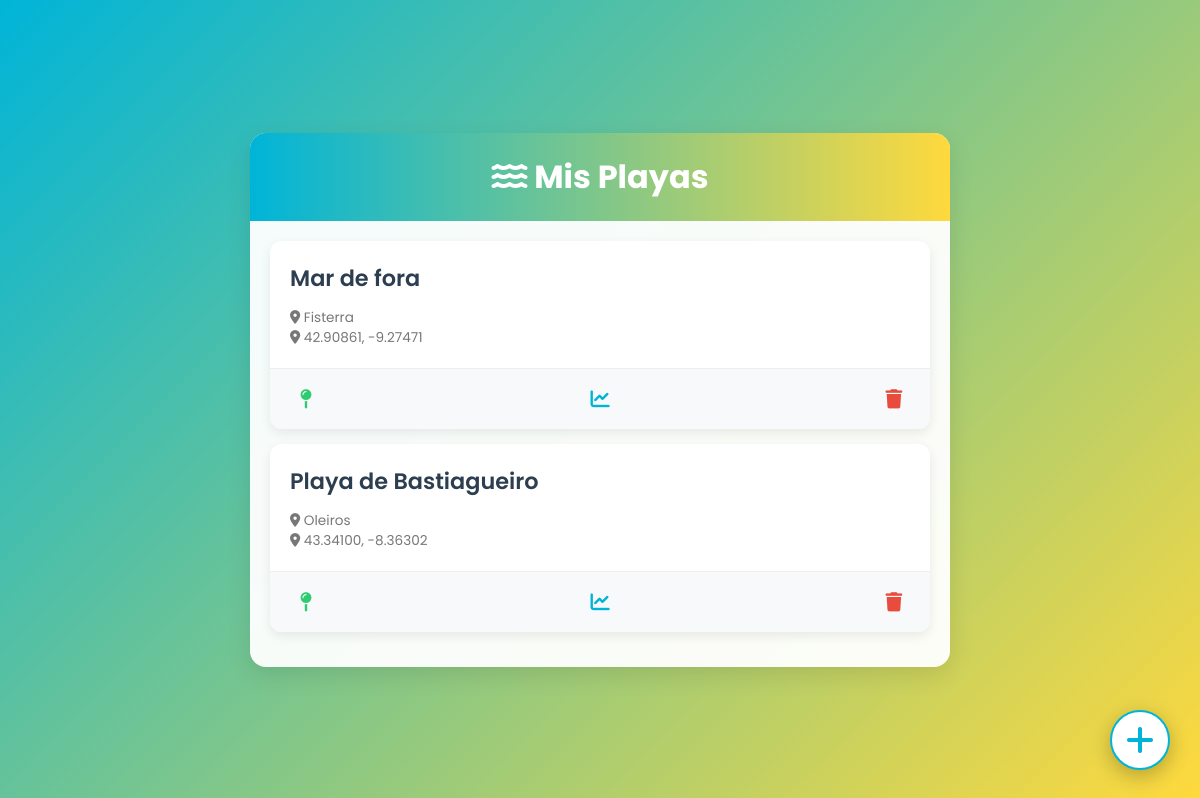
The app's page /playas/ (signed in), older data.
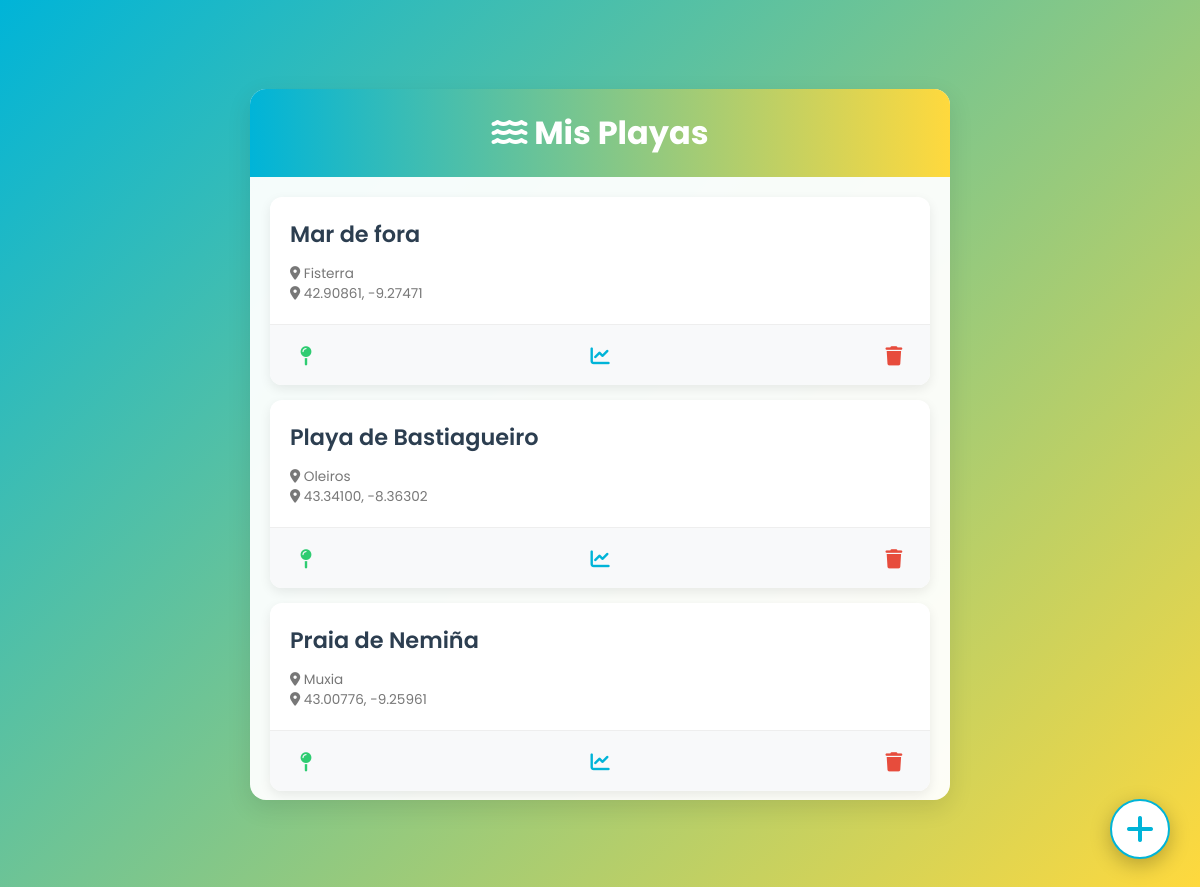
The same page, newer data.
### SurfApp/models.py (models this page shows, shortened)
class Playa(models.Model):
    nombre = models.CharField(max_length=100)
    lugar = models.CharField(max_length=100)
    latitud = models.FloatField()
    longitud = models.FloatField()

### SurfApp/views.py (the view)
# urls.py: path('playas/', views.playas_index_view, name='playas' ),
@login_required
def playas_index_view(request):
    playas = Playa.objects.all().order_by('nombre')  # Obtiene todas las playas ordenadas por nombre
    return render(request, 'playas-index.html', {'playas': playas})  # Renderiza plantilla con contexto

### templates/playas-index.html (shortened to what this page needs)
<!DOCTYPE html>
<html lang="es">
<head>
    {% load static %}
    <link rel="stylesheet" href="{% static 'SurfApp/css/playas-styles.css' %}">
    <link rel="stylesheet" href="https://cdnjs.cloudflare.com/ajax/libs/font-awesome/6.4.0/css/all.min.css">
    <link rel="stylesheet" href="https://unpkg.com/leaflet@1.9.3/dist/leaflet.css" />
</head>
<body>
    <div class="container">
        <div class="header">
            <h1><i class="fas fa-water"></i> Mis Playas</h1>
        </div>
        <div id="contenedor-playas">
            {% for playa in playas %}
                <div class="playa" data-id="{{ playa.id }}">
                    <div class="playa-content">
                        <div class="playa-header">
                            <span class="nombre-playa">{{ playa.nombre }}</span>
                        </div>
                        <span class="fecha">
                            <i class="fas fa-map-marker-alt"></i> {{ playa.lugar }}
                            <br>
                            <i class="fas fa-location-dot"></i> {{ playa.latitud|floatformat:5 }}, {{ playa.longitud|floatformat:5 }}
                        </span>
                    </div>
                    <div class="acciones">
                        <button class="boton boton-mapa" onclick="verEnMapa({{ playa.latitud }}, {{ playa.longitud }}, '{{ playa.nombre }}', '{{ playa.lugar }}')" title="Ver en mapa">
                            <i class="fas fa-map-pin"></i>
                        </button>
                        <button class="boton boton-dashboard" onclick="verDashboard({{ playa.id }})" title="Ver panel de datos">
                            <i class="fas fa-chart-line"></i>
                        </button>
                        <button class="boton boton-eliminar" onclick="eliminarPlaya('{{ playa.id }}')" title="Eliminar playa">
                            <i class="fas fa-trash"></i>
                        </button>
                    </div>
                </div>
            {% empty %}
                <div class="empty-state">
                    <i class="fas fa-umbrella-beach"></i>
                    <p>No hay playas registradas.</p>
                    <p>¡Agrega tu primera playa!</p>
                </div>
            {% endfor %}
        </div>
    </div>
    <div class="agregar" onclick="agregarPlaya()">
        <i class="fas fa-plus"></i>
    </div>
    {% load static %}
</body>
</html>

Row changes from the older to the newer data that the page shows:
added Playa: nombre "Praia de Nemiña", lugar "Muxia", latitud "43.00776", longitud "-9.25961"
